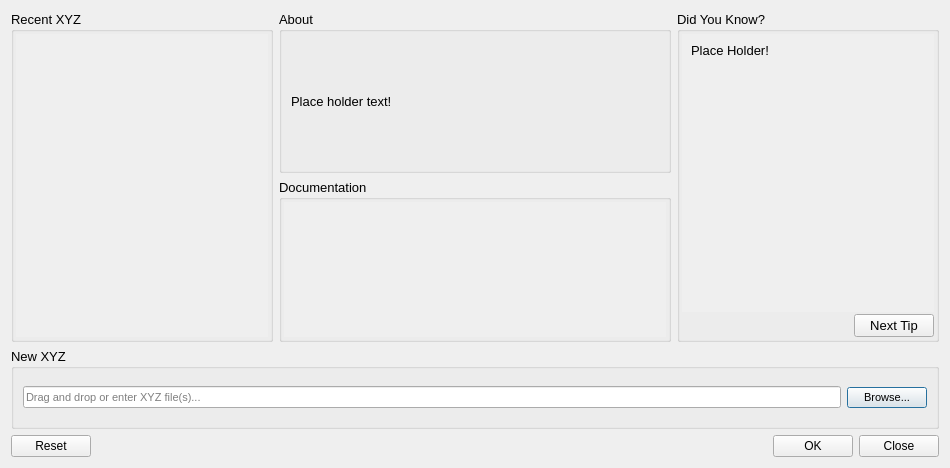
<?xml version="1.0" encoding="UTF-8"?>
<ui version="4.0">
 <class>WkfStartupDialog</class>
 <widget class="QDialog" name="WkfStartupDialog">
  <property name="geometry">
   <rect>
    <x>0</x>
    <y>0</y>
    <width>950</width>
    <height>468</height>
   </rect>
  </property>
  <property name="acceptDrops">
   <bool>true</bool>
  </property>
  <property name="windowTitle">
   <string>Startup</string>
  </property>
  <layout class="QGridLayout" name="gridLayout" rowstretch="2,2,1,1" columnstretch="2,3,2">
   <item row="3" column="0" colspan="3">
    <widget class="QDialogButtonBox" name="buttonBox">
     <property name="standardButtons">
      <set>QDialogButtonBox::Close|QDialogButtonBox::Ok|QDialogButtonBox::Reset</set>
     </property>
    </widget>
   </item>
   <item row="0" column="2" rowspan="2">
    <widget class="QGroupBox" name="tipGroupBox">
     <property name="font">
      <font>
       <pointsize>10</pointsize>
      </font>
     </property>
     <property name="title">
      <string>Did You Know?</string>
     </property>
     <layout class="QVBoxLayout" name="verticalLayout">
      <property name="spacing">
       <number>2</number>
      </property>
      <property name="leftMargin">
       <number>2</number>
      </property>
      <property name="topMargin">
       <number>2</number>
      </property>
      <property name="rightMargin">
       <number>2</number>
      </property>
      <property name="bottomMargin">
       <number>2</number>
      </property>
      <item>
       <widget class="QScrollArea" name="scrollArea">
        <property name="frameShape">
         <enum>QFrame::NoFrame</enum>
        </property>
        <property name="frameShadow">
         <enum>QFrame::Plain</enum>
        </property>
        <property name="horizontalScrollBarPolicy">
         <enum>Qt::ScrollBarAlwaysOff</enum>
        </property>
        <property name="widgetResizable">
         <bool>true</bool>
        </property>
        <widget class="QWidget" name="scrollAreaWidgetContents_2">
         <property name="geometry">
          <rect>
           <x>0</x>
           <y>0</y>
           <width>201</width>
           <height>285</height>
          </rect>
         </property>
         <layout class="QVBoxLayout" name="verticalLayout_5">
          <property name="spacing">
           <number>2</number>
          </property>
          <property name="rightMargin">
           <number>15</number>
          </property>
          <property name="bottomMargin">
           <number>2</number>
          </property>
          <item>
           <layout class="QVBoxLayout" name="verticalLayout_7">
            <item>
             <widget class="QLabel" name="tipDescription">
              <property name="text">
               <string>Place Holder!</string>
              </property>
              <property name="textFormat">
               <enum>Qt::AutoText</enum>
              </property>
              <property name="alignment">
               <set>Qt::AlignLeading|Qt::AlignLeft|Qt::AlignTop</set>
              </property>
              <property name="wordWrap">
               <bool>true</bool>
              </property>
              <property name="openExternalLinks">
               <bool>true</bool>
              </property>
             </widget>
            </item>
           </layout>
          </item>
          <item>
           <layout class="QVBoxLayout" name="tipPluginLayout"/>
          </item>
         </layout>
        </widget>
       </widget>
      </item>
      <item alignment="Qt::AlignRight">
       <widget class="QPushButton" name="tipPushButton">
        <property name="text">
         <string>Next Tip</string>
        </property>
       </widget>
      </item>
     </layout>
    </widget>
   </item>
   <item row="1" column="1">
    <widget class="QGroupBox" name="docGroupBox">
     <property name="font">
      <font>
       <pointsize>10</pointsize>
      </font>
     </property>
     <property name="title">
      <string>Documentation</string>
     </property>
     <layout class="QVBoxLayout" name="verticalLayout_2">
      <property name="spacing">
       <number>2</number>
      </property>
      <property name="leftMargin">
       <number>2</number>
      </property>
      <property name="topMargin">
       <number>2</number>
      </property>
      <property name="rightMargin">
       <number>2</number>
      </property>
      <property name="bottomMargin">
       <number>2</number>
      </property>
      <item>
       <widget class="QScrollArea" name="scrollArea_2">
        <property name="frameShape">
         <enum>QFrame::NoFrame</enum>
        </property>
        <property name="frameShadow">
         <enum>QFrame::Plain</enum>
        </property>
        <property name="horizontalScrollBarPolicy">
         <enum>Qt::ScrollBarAlwaysOff</enum>
        </property>
        <property name="widgetResizable">
         <bool>true</bool>
        </property>
        <widget class="QWidget" name="scrollAreaWidgetContents_3">
         <property name="geometry">
          <rect>
           <x>0</x>
           <y>0</y>
           <width>306</width>
           <height>141</height>
          </rect>
         </property>
         <layout class="QVBoxLayout" name="verticalLayout_6">
          <property name="spacing">
           <number>2</number>
          </property>
          <property name="rightMargin">
           <number>15</number>
          </property>
          <item>
           <layout class="QVBoxLayout" name="docLayout"/>
          </item>
          <item>
           <layout class="QVBoxLayout" name="docPluginLayout"/>
          </item>
         </layout>
        </widget>
       </widget>
      </item>
     </layout>
    </widget>
   </item>
   <item row="2" column="0" colspan="3">
    <widget class="QGroupBox" name="newGroupBox">
     <property name="sizePolicy">
      <sizepolicy hsizetype="Preferred" vsizetype="Preferred">
       <horstretch>0</horstretch>
       <verstretch>0</verstretch>
      </sizepolicy>
     </property>
     <property name="minimumSize">
      <size>
       <width>0</width>
       <height>0</height>
      </size>
     </property>
     <property name="font">
      <font>
       <pointsize>10</pointsize>
      </font>
     </property>
     <property name="title">
      <string>New XYZ</string>
     </property>
     <layout class="QHBoxLayout" name="horizontalLayout_2">
      <item>
       <widget class="QLineEdit" name="filesLineEdit">
        <property name="font">
         <font>
          <pointsize>8</pointsize>
         </font>
        </property>
        <property name="dragEnabled">
         <bool>true</bool>
        </property>
        <property name="placeholderText">
         <string>Drag and drop or enter XYZ file(s)...</string>
        </property>
        <property name="clearButtonEnabled">
         <bool>true</bool>
        </property>
       </widget>
      </item>
      <item>
       <widget class="QPushButton" name="browsePushButton">
        <property name="font">
         <font>
          <pointsize>8</pointsize>
         </font>
        </property>
        <property name="text">
         <string>Browse...</string>
        </property>
        <property name="autoDefault">
         <bool>true</bool>
        </property>
        <property name="default">
         <bool>true</bool>
        </property>
       </widget>
      </item>
      <item>
       <layout class="QHBoxLayout" name="newPluginLayout"/>
      </item>
     </layout>
    </widget>
   </item>
   <item row="0" column="0" rowspan="2">
    <widget class="QGroupBox" name="recentsGroupBox">
     <property name="font">
      <font>
       <pointsize>10</pointsize>
      </font>
     </property>
     <property name="title">
      <string>Recent XYZ</string>
     </property>
     <layout class="QVBoxLayout" name="verticalLayout_3">
      <property name="spacing">
       <number>2</number>
      </property>
      <property name="leftMargin">
       <number>2</number>
      </property>
      <property name="topMargin">
       <number>2</number>
      </property>
      <property name="rightMargin">
       <number>2</number>
      </property>
      <property name="bottomMargin">
       <number>2</number>
      </property>
      <item>
       <widget class="QScrollArea" name="recentScrollArea">
        <property name="frameShape">
         <enum>QFrame::NoFrame</enum>
        </property>
        <property name="frameShadow">
         <enum>QFrame::Plain</enum>
        </property>
        <property name="horizontalScrollBarPolicy">
         <enum>Qt::ScrollBarAlwaysOff</enum>
        </property>
        <property name="widgetResizable">
         <bool>true</bool>
        </property>
        <widget class="QWidget" name="scrollAreaWidgetContents">
         <property name="geometry">
          <rect>
           <x>0</x>
           <y>0</y>
           <width>201</width>
           <height>311</height>
          </rect>
         </property>
         <layout class="QVBoxLayout" name="verticalLayout_4">
          <property name="spacing">
           <number>2</number>
          </property>
          <property name="rightMargin">
           <number>15</number>
          </property>
          <item>
           <layout class="QVBoxLayout" name="recentsLayout"/>
          </item>
          <item>
           <layout class="QVBoxLayout" name="recentsPluginLayout"/>
          </item>
         </layout>
        </widget>
       </widget>
      </item>
     </layout>
    </widget>
   </item>
   <item row="0" column="1">
    <widget class="QGroupBox" name="aboutGroupBox">
     <property name="font">
      <font>
       <pointsize>10</pointsize>
      </font>
     </property>
     <property name="title">
      <string>About</string>
     </property>
     <layout class="QHBoxLayout" name="horizontalLayout">
      <item>
       <widget class="QLabel" name="appDesc">
        <property name="text">
         <string>Place holder text!</string>
        </property>
        <property name="alignment">
         <set>Qt::AlignLeading|Qt::AlignLeft|Qt::AlignVCenter</set>
        </property>
        <property name="wordWrap">
         <bool>true</bool>
        </property>
       </widget>
      </item>
      <item>
       <widget class="QLabel" name="appIcon">
        <property name="maximumSize">
         <size>
          <width>128</width>
          <height>128</height>
         </size>
        </property>
        <property name="pixmap">
         <pixmap resource="resources/icons.qrc">:/icons/heart.png</pixmap>
        </property>
        <property name="scaledContents">
         <bool>true</bool>
        </property>
       </widget>
      </item>
     </layout>
    </widget>
   </item>
  </layout>
 </widget>
 <resources>
  <include location="resources/icons.qrc"/>
 </resources>
 <connections/>
</ui>
